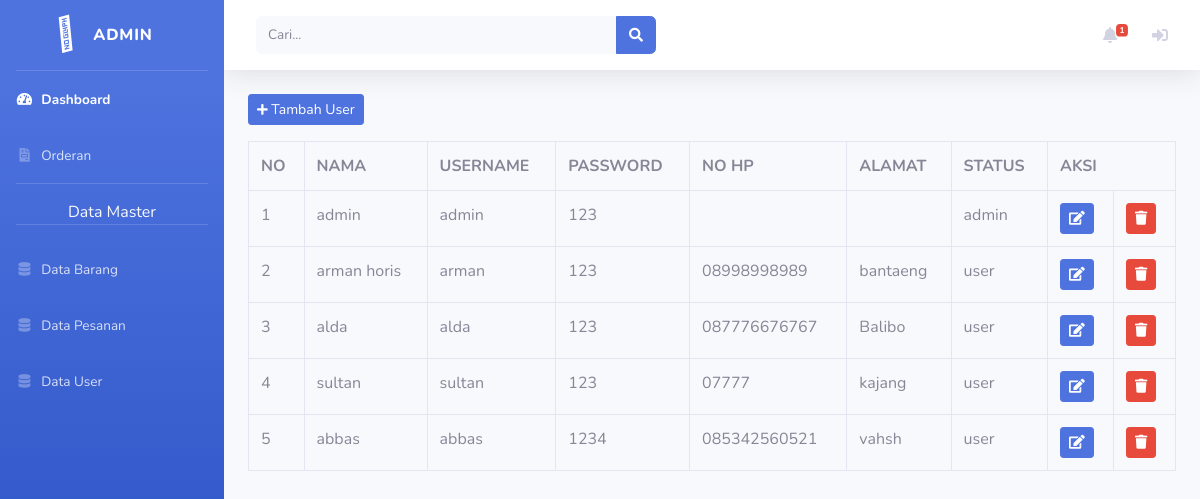
Screenshot of /index.php/admin/data_user with the database file from the repository.
### tables this page shows
CREATE TABLE `tb_user` (
  `id` int(11) NOT NULL,
  `nama` varchar(50) NOT NULL,
  `username` varchar(50) NOT NULL,
  `password` varchar(50) NOT NULL,
  `no_hp` varchar(15) DEFAULT NULL,
  `alamat` varchar(50) NOT NULL,
  `status` varchar(5) NOT NULL
);

### application/controllers/admin/Data_user.php (called while the page is built, shortened)
<?php
class Data_user extends CI_Controller{
	public function index()
	{
		$find = $this->uri->segment(2);
		if(isset($_POST['btn-cari'])){
			$key = $this->input->post('cari');
			$data['user'] = $this->model_user->like($key);
		}else{
			$data['user'] =  $this->model_user->all();
		}
		$this->load->view('templates_admin/header');
        $this->load->view('templates_admin/sidebar',['order'=>$this->model_pesanan->getOrder(),'find'=>$find]);
        $this->load->view('admin/data_user', $data);
		$this->load->view('templates_admin/footer');
	}
}

### index.php (called while the page is built, shortened)
<?php
require_once BASEPATH.'core/CodeIgniter.php';

### application/models/Model_user.php (called while the page is built, shortened)
<?php
class Model_user extends CI_Model{
	public function all()
	{
		return	$this->db->get('tb_user')->result();
	}
}

### application/views/admin/data_user.php (the view, shortened to what this page needs)
<div class="container-fluid">
	<button class="btn btn-sm btn-primary mb-3" data-toggle="modal" data-target="#tambah_barang"><i class="fas fa-plus fa-sm"></i> Tambah User</button>
<table class="table table-bordered">
	<tr>
		<th>NO</th>
		<th>NAMA</th>
		<th>USERNAME</th>
		<th>PASSWORD</th>
    <th>NO HP</th>
    <th>ALAMAT</th>
		<th>STATUS</th>
		<th colspan="3">AKSI</th>
	</tr>
	<?php
	$no=1;
	foreach($user as $row) : ?>
		<tr>
			<td><?php echo $no++ ?></td>
			<td><?php echo $row->nama ?></td>
			<td><?php echo $row->username ?></td>
			<td><?php echo $row->password ?></td>
      <td><?php echo $row->no_hp ?></td>
      <td><?php echo $row->alamat ?></td>
      <td><?php echo $row->status ?></td>
			<td><?php echo anchor('admin/data_user/edit/' .$row->id, '<div class="btn btn-primary btn-sm"><i class="fa fa-edit"></i></div>') ?></td>
			<td onclick="confirm('apakah anda yakin.?')"><?php echo anchor('admin/data_user/hapus/' .$row->id, '<div class="btn btn-danger btn-sm"><i class="fa fa-trash"></i></div>') ?></td>
		</tr>
	<?php endforeach; ?>
</table>
</div>

### rows the page displays
tb_user: nama "admin", username "admin", password "123", status "admin"
tb_user: nama "arman horis", username "arman", password "123", no_hp "08998998989", alamat "bantaeng", status "user"
tb_user: nama "alda", username "alda", password "123", no_hp "087776676767", alamat "Balibo", status "user"
tb_user: nama "sultan", username "sultan", password "123", no_hp "07777", alamat "kajang", status "user"
tb_user: nama "abbas", username "abbas", password "1234", no_hp "085342560521", alamat "vahsh", status "user"

### other values shown
count($order) "1"
